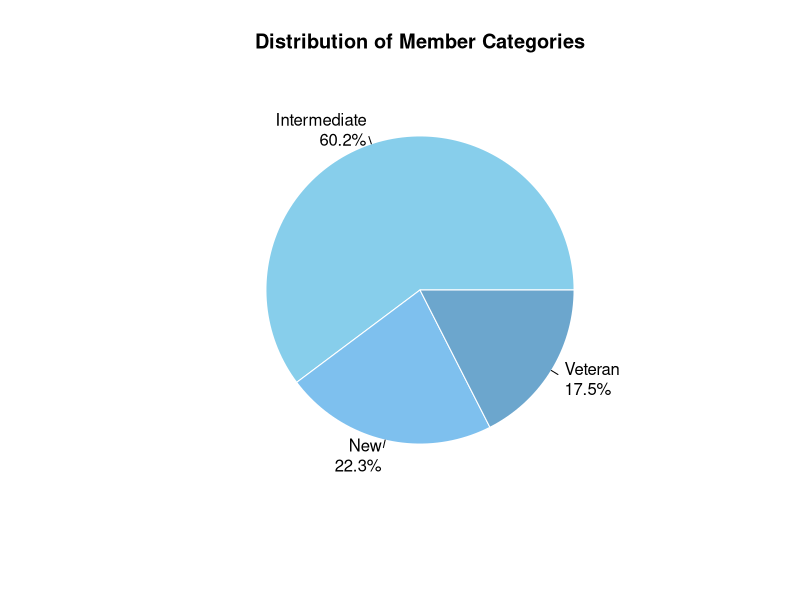
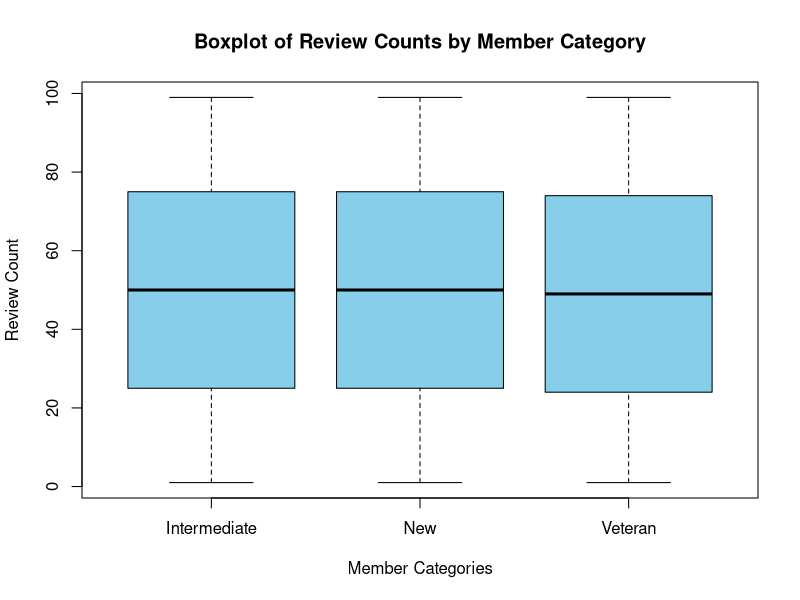
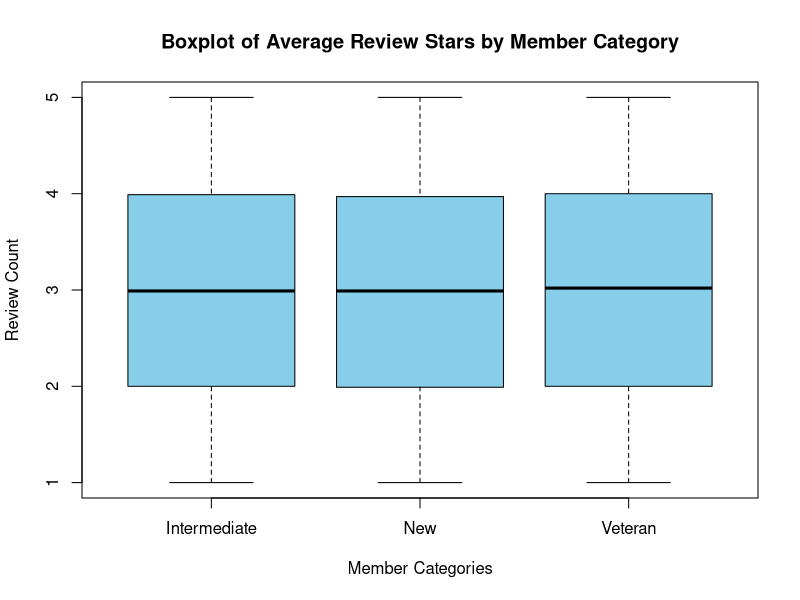

Recreate these plots in R, in order.
## ---- chunk 1
library(dplyr)
library(knitr)
## ---- chunk 2
user_data <- read.csv("../data/users.csv")
head(user_data)
## ---- chunk 3
user_data[user_data == ""] <- NA
## ---- chunk 4
user_data <- subset(user_data, select = -name)
## ---- chunk 5
colSums(is.na(user_data)) # print count of NA value for each columns
## ---- chunk 6
(1160 / nrow(user_data)) * 100 # calculate proportion of missing value on member_since column
## ---- chunk 7
user_data <- na.omit(user_data) # remove row with NA value
colSums(is.na(user_data)) # check again NA value on user_data
## ---- chunk 8
user_data <- user_data %>%
  mutate(
    # Extract the year from the date string and convert it to a numeric format
    year_joined = as.integer(substr(member_since, 1, 4)),
    
    # Create a column called member_category based on the year_joined
    member_category = case_when(
      year_joined < 2017 ~ "Veteran",
      year_joined >= 2017 & year_joined <= 2022 ~ "Intermediate",
      year_joined > 2022 ~ "New"
    )
  )
user_data <- subset(user_data, select = -year_joined) # remove year_joined column

head(user_data)
## ---- chunk 9
summary(user_data)
## ---- chunk 10
# Calculate the frequency of each member category
category_counts <- table(user_data$member_category)

# Calculate the percentage for each category
percentages <- round(100 * category_counts / sum(category_counts), 1)

# Create a new label that includes both the category name and its percentage
labels_with_percentages <- paste(names(category_counts), "\n", percentages, "%", sep = "")

colors <- c("skyblue", "skyblue2","skyblue3")

pie(category_counts,
    labels = labels_with_percentages,
    main = "Distribution of Member Categories",
    col = colors,
    border = "white",
    cex = 1) # font size
## ---- chunk 11
boxplot(review_count ~ member_category, # formula = y - group
        data = user_data,
        xlab = "Member Categories",
        ylab = "Review Count",
        main = "Boxplot of Review Counts by Member Category",
        col = "skyblue",
        border = "black"
)
## ---- chunk 12
boxplot(average_stars ~ member_category, # formula = y - group
        data = user_data,
        xlab = "Member Categories",
        ylab = "Review Count",
        main = "Boxplot of Average Review Stars by Member Category",
        col = "skyblue",
        border = "black"
)
## ---- chunk 13
summary_table <- user_data %>%
  group_by(member_category) %>%
  summarise( # calcullation for each categories
    user_count = n(), # calculate user count
    avg_review_count = mean(review_count), # averaging rata-rata review_count
    avg_average_stars = mean(average_stars) # averaging average_stars
  ) %>%
  # rename columns
  rename(
    "Member Categories" = member_category,
    "Users" = user_count,
    "Average Review Count" = avg_review_count,
    "Average Review Stars" = avg_average_stars
  )

kable(summary_table,
      caption = "User Data Summary by Member Category",
      format = "pipe",
      align = "c")
